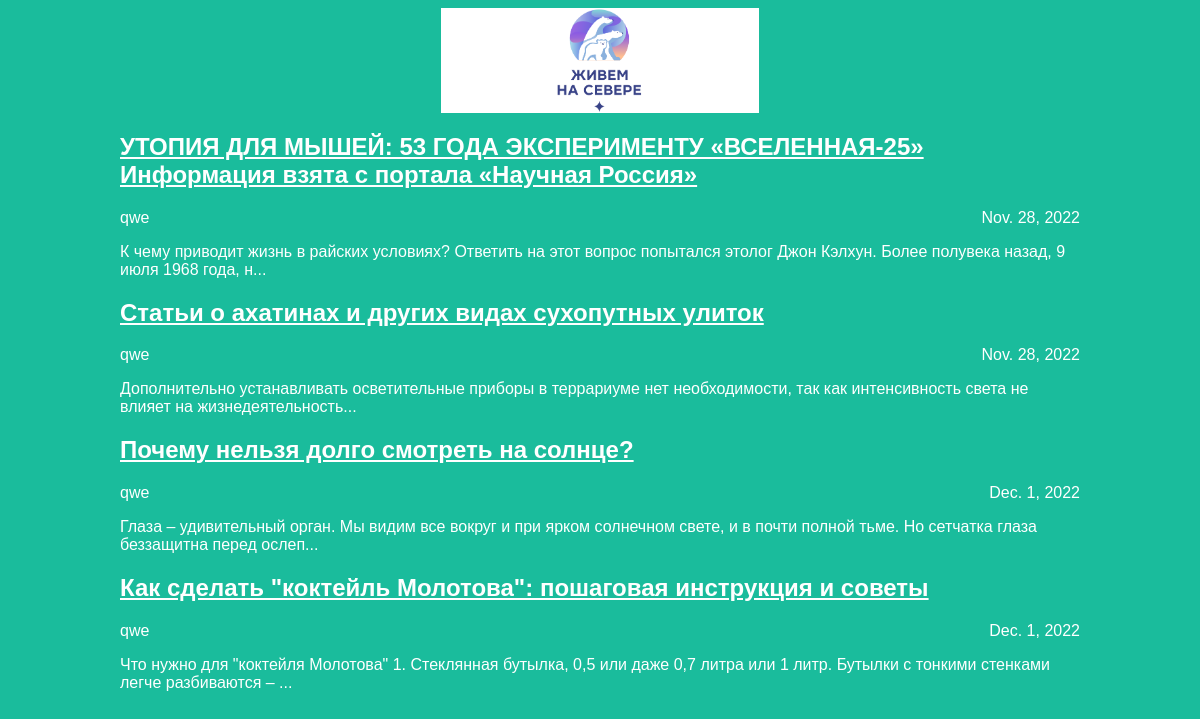
The page / on the database its author committed.
### articles/models.py (models this page shows, shortened)
class Article(models.Model):
    title = models.CharField(max_length=200)
    author = models.ForeignKey(User, on_delete=models.CASCADE)
    text = models.TextField()
    created_date = models.DateField(auto_now_add=True)
    def get_excerpt(self):
        return self.text[:140] + "..." if len(self.text) > 140 else self.text

### articles/views.py (the view)
# urls.py: path('', views.archive, name='home'),
def archive(request):
    return render(request, 'article.html', {"posts": Article.objects.all()})

### articles/templates/article.html (shortened to what this page needs)
<!DOCTYPE html>
<html>
    <head>
        <link rel="stylesheet" href="{{ STATIC_URL }}/static/css/article.css">
    </head>
    <body>
    <div class="header">
        <img src="static/logo.png">
    </div>
    <div class="archive">
        {% for post in posts %}
        <a href="/article/{{post.id}}"><h2 class="post-title">{{ post.title }}</h2></a>
            <div class="article-info">
                <div class="article-author">{{ post.author.username }}</div>
                <div class="article-created-date">{{ post.created_date }}</div>
            </div>
            <p class="article-text">{{ post.get_excerpt }}</p>
            {% endfor %}
    </div>
    </body>
</html>

### articles/static/css/article.css (style rules this page uses)
body { background: #1abc9c; font-family: Tahoma, Arial, sans-serif; color: #ffffff; }
.header img { display: block; width: 318px; margin-left: auto; margin-right: auto; }
.archive { width: 960px; margin-left: auto; margin-right: auto; }
a:link, a:visited, a:active, a:focus { color: #ffffff; }
.article-author { width: 50%; float: left; }
.article-created-date { text-align: right; }

### rows shown on the page
Article: title "УТОПИЯ ДЛЯ МЫШЕЙ: 53 ГОДА ЭКСПЕРИМЕНТУ «ВСЕЛЕННАЯ-25» Информация взята с портала «Научная Россия»", author.username "qwe", created_date "Nov. 28, 2022", get_excerpt "К чему приводит жизнь в райских условиях? Ответить на этот вопрос попытался этолог Джон Кэлхун. Более полувека назад, 9 июля 1968 года, н..."
Article: title "Статьи о ахатинах и других видах сухопутных улиток", author.username "qwe", created_date "Nov. 28, 2022", get_excerpt "Дополнительно устанавливать осветительные приборы в террариуме нет необходимости, так как интенсивность света не влияет на жизнедеятельность..."
Article: title "Почему нельзя долго смотреть на солнце?", author.username "qwe", created_date "Dec. 1, 2022", get_excerpt "Глаза – удивительный орган. Мы видим все вокруг и при ярком солнечном свете, и в почти полной тьме. Но сетчатка глаза беззащитна перед ослеп..."
Article: title "Как сделать \"коктейль Молотова\": пошаговая инструкция и советы", author.username "qwe", created_date "Dec. 1, 2022", get_excerpt "Что нужно для \"коктейля Молотова\" 1. Стеклянная бутылка, 0,5 или даже 0,7 литра или 1 литр. Бутылки с тонкими стенками легче разбиваются – ..."
